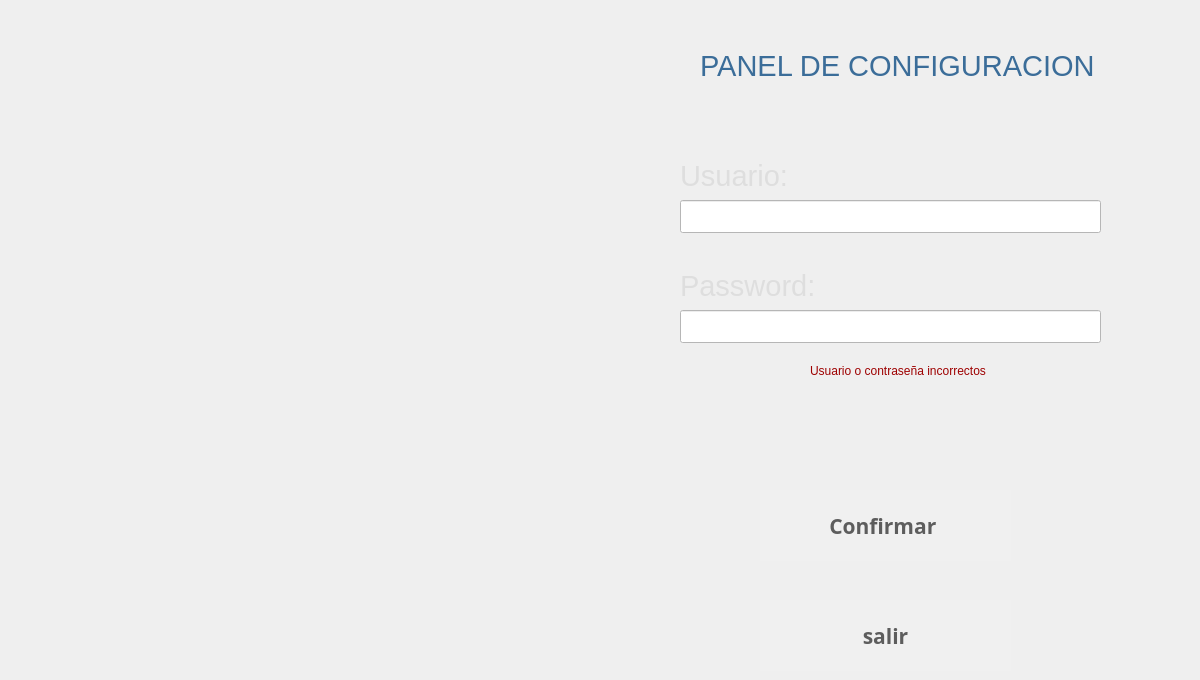
   <widget class="QWidget" name="page_19">
    <widget class="QPushButton" name="bentrar">
     <property name="geometry">
      <rect>
       <x>760</x>
       <y>490</y>
       <width>251</width>
       <height>71</height>
      </rect>
     </property>
     <property name="font">
      <font>
       <family>Ubuntu Mono</family>
       <pointsize>16</pointsize>
       <weight>75</weight>
       <italic>false</italic>
       <bold>true</bold>
       <underline>false</underline>
      </font>
     </property>
     <property name="toolTip">
      <string>Ayuda</string>
     </property>
     <property name="toolTipDuration">
      <number>3</number>
     </property>
     <property name="whatsThis">
      <string extracomment="help"/>
     </property>
     <property name="styleSheet">
      <string notr="true">background-color:rgb(240, 240, 240);
color:rgb(93, 93, 93);
border-radius:80%</string>
     </property>
     <property name="text">
      <string>Confirmar </string>
     </property>
     <property name="icon">
      <iconset>
       <normaloff>../../../../../cajsSATELITE/eum/app/cajeroF/iconos/fl.png</normaloff>../../../../../cajsSATELITE/eum/app/cajeroF/iconos/fl.png</iconset>
     </property>
     <property name="iconSize">
      <size>
       <width>40</width>
       <height>40</height>
      </size>
     </property>
    </widget>
    <widget class="QPushButton" name="bsalirLogin">
     <property name="geometry">
      <rect>
       <x>760</x>
       <y>600</y>
       <width>251</width>
       <height>71</height>
      </rect>
     </property>
     <property name="font">
      <font>
       <family>Ubuntu Mono</family>
       <pointsize>16</pointsize>
       <weight>75</weight>
       <italic>false</italic>
       <bold>true</bold>
       <underline>false</underline>
      </font>
     </property>
     <property name="toolTip">
      <string>Ayuda</string>
     </property>
     <property name="toolTipDuration">
      <number>3</number>
     </property>
     <property name="whatsThis">
      <string extracomment="help"/>
     </property>
     <property name="styleSheet">
      <string notr="true">background-color:rgb(240, 240, 240);
color:rgb(93, 93, 93);
border-radius:80%</string>
     </property>
     <property name="text">
      <string>salir</string>
     </property>
     <property name="icon">
      <iconset>
       <normaloff>../../../../../cajsSATELITE/eum/app/cajeroF/iconos/fb5.png</normaloff>../../../../../cajsSATELITE/eum/app/cajeroF/iconos/fb5.png</iconset>
     </property>
     <property name="iconSize">
      <size>
       <width>40</width>
       <height>40</height>
      </size>
     </property>
    </widget>
    <widget class="QLabel" name="ltime_48">
     <property name="geometry">
      <rect>
       <x>680</x>
       <y>160</y>
       <width>381</width>
       <height>31</height>
      </rect>
     </property>
     <property name="font">
      <font>
       <family>Segoe UI</family>
       <pointsize>22</pointsize>
       <weight>50</weight>
       <italic>false</italic>
       <bold>false</bold>
      </font>
     </property>
     <property name="styleSheet">
      <string notr="true">background-color:transparent;
color:rgb(222, 222, 222);
</string>
     </property>
     <property name="text">
      <string>Usuario:</string>
     </property>
    </widget>
    <widget class="QLineEdit" name="lusu">
     <property name="geometry">
      <rect>
       <x>680</x>
       <y>200</y>
       <width>421</width>
       <height>33</height>
      </rect>
     </property>
     <property name="styleSheet">
      <string notr="true">background-color:white;
color:black;</string>
     </property>
    </widget>
    <widget class="QLabel" name="ltime_49">
     <property name="geometry">
      <rect>
       <x>680</x>
       <y>270</y>
       <width>391</width>
       <height>31</height>
      </rect>
     </property>
     <property name="font">
      <font>
       <family>Segoe UI</family>
       <pointsize>22</pointsize>
       <weight>50</weight>
       <italic>false</italic>
       <bold>false</bold>
      </font>
     </property>
     <property name="styleSheet">
      <string notr="true">background-color:transparent;
color:rgb(222, 222, 222);
</string>
     </property>
     <property name="text">
      <string>Password:</string>
     </property>
    </widget>
    <widget class="QLineEdit" name="lcont">
     <property name="geometry">
      <rect>
       <x>680</x>
       <y>310</y>
       <width>421</width>
       <height>33</height>
      </rect>
     </property>
     <property name="styleSheet">
      <string notr="true">background-color:white;
color:black;</string>
     </property>
     <property name="echoMode">
      <enum>QLineEdit::Password</enum>
     </property>
    </widget>
    <widget class="QLabel" name="lerror1">
     <property name="enabled">
      <bool>true</bool>
     </property>
     <property name="geometry">
      <rect>
       <x>810</x>
       <y>360</y>
       <width>321</width>
       <height>21</height>
      </rect>
     </property>
     <property name="styleSheet">
      <string notr="true">color:rgb(158, 1, 1)
</string>
     </property>
     <property name="text">
      <string>Usuario o contraseña incorrectos</string>
     </property>
    </widget>
    <widget class="QLabel" name="ltime_50">
     <property name="geometry">
      <rect>
       <x>700</x>
       <y>50</y>
       <width>491</width>
       <height>31</height>
      </rect>
     </property>
     <property name="font">
      <font>
       <family>Segoe UI</family>
       <pointsize>22</pointsize>
       <weight>50</weight>
       <italic>false</italic>
       <bold>false</bold>
      </font>
     </property>
     <property name="styleSheet">
      <string notr="true">background-color:transparent;
color:rgb(59, 109, 153);

</string>
     </property>
     <property name="text">
      <string>PANEL DE CONFIGURACION</string>
     </property>
    </widget>
   </widget>
